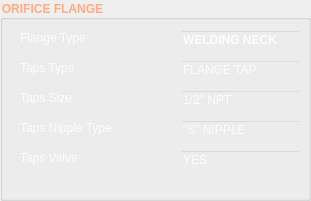
                       <widget class="QGroupBox" name="groupBox_12">
                        <property name="geometry">
                         <rect>
                          <x>20</x>
                          <y>420</y>
                          <width>311</width>
                          <height>201</height>
                         </rect>
                        </property>
                        <property name="font">
                         <font>
                          <family>Arial</family>
                          <weight>75</weight>
                          <bold>true</bold>
                         </font>
                        </property>
                        <property name="styleSheet">
                         <string notr="true">QGroupBox::title {  
	color: rgb(255, 170, 127);
}</string>
                        </property>
                        <property name="title">
                         <string>ORIFICE FLANGE</string>
                        </property>
                        <widget class="QLabel" name="label_17">
                         <property name="geometry">
                          <rect>
                           <x>20</x>
                           <y>30</y>
                           <width>121</width>
                           <height>16</height>
                          </rect>
                         </property>
                         <property name="font">
                          <font>
                           <family>Arial</family>
                          </font>
                         </property>
                         <property name="styleSheet">
                          <string notr="true">color: rgba(255, 255, 255, 210);</string>
                         </property>
                         <property name="text">
                          <string>Flange Type</string>
                         </property>
                        </widget>
                        <widget class="QLineEdit" name="lineEdit_17">
                         <property name="geometry">
                          <rect>
                           <x>180</x>
                           <y>30</y>
                           <width>121</width>
                           <height>20</height>
                          </rect>
                         </property>
                         <property name="font">
                          <font>
                           <family>Arial</family>
                           <weight>75</weight>
                           <bold>true</bold>
                          </font>
                         </property>
                         <property name="styleSheet">
                          <string notr="true">color: rgba(255, 255, 255, 210);
background-color: rgba(0, 0, 0, 0);
border-color: rgba(255, 255, 255, 210);</string>
                         </property>
                         <property name="text">
                          <string>WELDING NECK</string>
                         </property>
                        </widget>
                        <widget class="QLabel" name="label_18">
                         <property name="geometry">
                          <rect>
                           <x>20</x>
                           <y>60</y>
                           <width>121</width>
                           <height>16</height>
                          </rect>
                         </property>
                         <property name="font">
                          <font>
                           <family>Arial</family>
                          </font>
                         </property>
                         <property name="styleSheet">
                          <string notr="true">color: rgba(255, 255, 255, 210);</string>
                         </property>
                         <property name="text">
                          <string>Taps Type</string>
                         </property>
                        </widget>
                        <widget class="QLineEdit" name="lineEdit_18">
                         <property name="geometry">
                          <rect>
                           <x>180</x>
                           <y>60</y>
                           <width>121</width>
                           <height>20</height>
                          </rect>
                         </property>
                         <property name="font">
                          <font>
                           <family>Arial</family>
                          </font>
                         </property>
                         <property name="styleSheet">
                          <string notr="true">color: rgba(255, 255, 255, 210);
background-color: rgba(0, 0, 0, 0);
border-color: rgba(255, 255, 255, 210);</string>
                         </property>
                         <property name="text">
                          <string>FLANGE TAP</string>
                         </property>
                        </widget>
                        <widget class="QLineEdit" name="lineEdit_19">
                         <property name="geometry">
                          <rect>
                           <x>180</x>
                           <y>90</y>
                           <width>121</width>
                           <height>20</height>
                          </rect>
                         </property>
                         <property name="font">
                          <font>
                           <family>Arial</family>
                          </font>
                         </property>
                         <property name="styleSheet">
                          <string notr="true">color: rgba(255, 255, 255, 210);
background-color: rgba(0, 0, 0, 0);
border-color: rgba(255, 255, 255, 210);</string>
                         </property>
                         <property name="text">
                          <string>1/2&quot; NPT</string>
                         </property>
                        </widget>
                        <widget class="QLabel" name="label_19">
                         <property name="geometry">
                          <rect>
                           <x>20</x>
                           <y>90</y>
                           <width>121</width>
                           <height>16</height>
                          </rect>
                         </property>
                         <property name="font">
                          <font>
                           <family>Arial</family>
                          </font>
                         </property>
                         <property name="styleSheet">
                          <string notr="true">color: rgba(255, 255, 255, 210);</string>
                         </property>
                         <property name="text">
                          <string>Taps Size</string>
                         </property>
                        </widget>
                        <widget class="QLabel" name="label_20">
                         <property name="geometry">
                          <rect>
                           <x>20</x>
                           <y>120</y>
                           <width>121</width>
                           <height>16</height>
                          </rect>
                         </property>
                         <property name="font">
                          <font>
                           <family>Arial</family>
                          </font>
                         </property>
                         <property name="styleSheet">
                          <string notr="true">color: rgba(255, 255, 255, 210);</string>
                         </property>
                         <property name="text">
                          <string>Taps Nipple Type</string>
                         </property>
                        </widget>
                        <widget class="QLineEdit" name="lineEdit_20">
                         <property name="geometry">
                          <rect>
                           <x>180</x>
                           <y>120</y>
                           <width>121</width>
                           <height>20</height>
                          </rect>
                         </property>
                         <property name="font">
                          <font>
                           <family>Arial</family>
                          </font>
                         </property>
                         <property name="styleSheet">
                          <string notr="true">color: rgba(255, 255, 255, 210);
background-color: rgba(0, 0, 0, 0);
border-color: rgba(255, 255, 255, 210);</string>
                         </property>
                         <property name="text">
                          <string>&quot;S&quot; NIPPLE</string>
                         </property>
                        </widget>
                        <widget class="QLabel" name="label_21">
                         <property name="geometry">
                          <rect>
                           <x>20</x>
                           <y>150</y>
                           <width>121</width>
                           <height>16</height>
                          </rect>
                         </property>
                         <property name="font">
                          <font>
                           <family>Arial</family>
                          </font>
                         </property>
                         <property name="styleSheet">
                          <string notr="true">color: rgba(255, 255, 255, 210);</string>
                         </property>
                         <property name="text">
                          <string>Taps Valve</string>
                         </property>
                        </widget>
                        <widget class="QLineEdit" name="lineEdit_21">
                         <property name="geometry">
                          <rect>
                           <x>180</x>
                           <y>150</y>
                           <width>121</width>
                           <height>20</height>
                          </rect>
                         </property>
                         <property name="font">
                          <font>
                           <family>Arial</family>
                          </font>
                         </property>
                         <property name="styleSheet">
                          <string notr="true">color: rgba(255, 255, 255, 210);
background-color: rgba(0, 0, 0, 0);
border-color: rgba(255, 255, 255, 210);</string>
                         </property>
                         <property name="text">
                          <string>YES</string>
                         </property>
                        </widget>
                       </widget>
